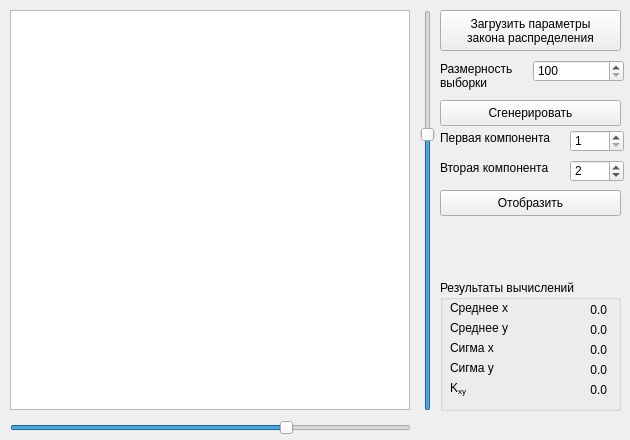
<?xml version="1.0" encoding="UTF-8"?>
<ui version="4.0">
 <class>MainWindowClass</class>
 <widget class="QMainWindow" name="MainWindowClass">
  <property name="geometry">
   <rect>
    <x>0</x>
    <y>0</y>
    <width>630</width>
    <height>440</height>
   </rect>
  </property>
  <property name="sizePolicy">
   <sizepolicy hsizetype="Expanding" vsizetype="Expanding">
    <horstretch>0</horstretch>
    <verstretch>0</verstretch>
   </sizepolicy>
  </property>
  <property name="minimumSize">
   <size>
    <width>0</width>
    <height>0</height>
   </size>
  </property>
  <property name="maximumSize">
   <size>
    <width>16777215</width>
    <height>16777215</height>
   </size>
  </property>
  <widget class="QWidget" name="centralWidget">
   <widget class="QGraphicsView" name="graphicsView">
    <property name="geometry">
     <rect>
      <x>10</x>
      <y>10</y>
      <width>400</width>
      <height>400</height>
     </rect>
    </property>
    <property name="verticalScrollBarPolicy">
     <enum>Qt::ScrollBarAlwaysOff</enum>
    </property>
    <property name="horizontalScrollBarPolicy">
     <enum>Qt::ScrollBarAlwaysOff</enum>
    </property>
   </widget>
   <widget class="QSlider" name="zoomY">
    <property name="geometry">
     <rect>
      <x>420</x>
      <y>10</y>
      <width>16</width>
      <height>401</height>
     </rect>
    </property>
    <property name="minimum">
     <number>1</number>
    </property>
    <property name="maximum">
     <number>100</number>
    </property>
    <property name="singleStep">
     <number>1</number>
    </property>
    <property name="value">
     <number>70</number>
    </property>
    <property name="orientation">
     <enum>Qt::Vertical</enum>
    </property>
   </widget>
   <widget class="QSpinBox" name="component1">
    <property name="geometry">
     <rect>
      <x>570</x>
      <y>130</y>
      <width>54</width>
      <height>22</height>
     </rect>
    </property>
    <property name="minimum">
     <number>1</number>
    </property>
    <property name="value">
     <number>1</number>
    </property>
   </widget>
   <widget class="QSpinBox" name="component2">
    <property name="geometry">
     <rect>
      <x>570</x>
      <y>160</y>
      <width>54</width>
      <height>22</height>
     </rect>
    </property>
    <property name="minimum">
     <number>1</number>
    </property>
    <property name="value">
     <number>2</number>
    </property>
   </widget>
   <widget class="QLabel" name="label">
    <property name="geometry">
     <rect>
      <x>440</x>
      <y>130</y>
      <width>121</width>
      <height>16</height>
     </rect>
    </property>
    <property name="font">
     <font>
      <pointsize>9</pointsize>
     </font>
    </property>
    <property name="text">
     <string>Первая компонента</string>
    </property>
   </widget>
   <widget class="QLabel" name="label_2">
    <property name="geometry">
     <rect>
      <x>440</x>
      <y>160</y>
      <width>121</width>
      <height>16</height>
     </rect>
    </property>
    <property name="font">
     <font>
      <pointsize>9</pointsize>
     </font>
    </property>
    <property name="text">
     <string>Вторая компонента</string>
    </property>
   </widget>
   <widget class="QPushButton" name="drawButton">
    <property name="geometry">
     <rect>
      <x>440</x>
      <y>190</y>
      <width>181</width>
      <height>26</height>
     </rect>
    </property>
    <property name="text">
     <string>Отобразить</string>
    </property>
   </widget>
   <widget class="QPushButton" name="generateButton">
    <property name="geometry">
     <rect>
      <x>440</x>
      <y>100</y>
      <width>181</width>
      <height>26</height>
     </rect>
    </property>
    <property name="text">
     <string>Сгенерировать</string>
    </property>
   </widget>
   <widget class="QPushButton" name="loadButton">
    <property name="geometry">
     <rect>
      <x>440</x>
      <y>10</y>
      <width>181</width>
      <height>41</height>
     </rect>
    </property>
    <property name="text">
     <string>Загрузить параметры
закона распределения</string>
    </property>
   </widget>
   <widget class="QSpinBox" name="selectionDimention">
    <property name="geometry">
     <rect>
      <x>533</x>
      <y>60</y>
      <width>91</width>
      <height>22</height>
     </rect>
    </property>
    <property name="minimum">
     <number>100</number>
    </property>
    <property name="maximum">
     <number>100000000</number>
    </property>
    <property name="value">
     <number>100</number>
    </property>
   </widget>
   <widget class="QLabel" name="label_3">
    <property name="geometry">
     <rect>
      <x>440</x>
      <y>60</y>
      <width>91</width>
      <height>31</height>
     </rect>
    </property>
    <property name="text">
     <string>Размерность
выборки</string>
    </property>
   </widget>
   <widget class="QGroupBox" name="groupBox">
    <property name="geometry">
     <rect>
      <x>440</x>
      <y>280</y>
      <width>181</width>
      <height>131</height>
     </rect>
    </property>
    <property name="title">
     <string>Результаты вычислений</string>
    </property>
    <widget class="QLabel" name="label_4">
     <property name="geometry">
      <rect>
       <x>10</x>
       <y>20</y>
       <width>71</width>
       <height>16</height>
      </rect>
     </property>
     <property name="text">
      <string>Среднее x</string>
     </property>
    </widget>
    <widget class="QLabel" name="label_5">
     <property name="geometry">
      <rect>
       <x>10</x>
       <y>40</y>
       <width>71</width>
       <height>16</height>
      </rect>
     </property>
     <property name="text">
      <string>Среднее y</string>
     </property>
    </widget>
    <widget class="QLabel" name="label_6">
     <property name="geometry">
      <rect>
       <x>10</x>
       <y>60</y>
       <width>57</width>
       <height>16</height>
      </rect>
     </property>
     <property name="text">
      <string>Сигма x</string>
     </property>
    </widget>
    <widget class="QLabel" name="label_7">
     <property name="geometry">
      <rect>
       <x>10</x>
       <y>80</y>
       <width>57</width>
       <height>16</height>
      </rect>
     </property>
     <property name="text">
      <string>Сигма y</string>
     </property>
    </widget>
    <widget class="QLabel" name="label_8">
     <property name="geometry">
      <rect>
       <x>10</x>
       <y>100</y>
       <width>57</width>
       <height>16</height>
      </rect>
     </property>
     <property name="text">
      <string>&lt;!DOCTYPE HTML PUBLIC &quot;-//W3C//DTD HTML 4.0//EN&quot; &quot;http://www.w3.org/TR/REC-html40/strict.dtd&quot;&gt;
&lt;html&gt;&lt;head&gt;&lt;meta name=&quot;qrichtext&quot; content=&quot;1&quot; /&gt;&lt;style type=&quot;text/css&quot;&gt;
p, li { white-space: pre-wrap; }
&lt;/style&gt;&lt;/head&gt;&lt;body style=&quot; font-family:'Sans Serif'; font-size:9pt; font-weight:400; font-style:normal;&quot;&gt;
&lt;p style=&quot; margin-top:0px; margin-bottom:0px; margin-left:0px; margin-right:0px; -qt-block-indent:0; text-indent:0px;&quot;&gt;K&lt;span style=&quot; vertical-align:sub;&quot;&gt;xy&lt;/span&gt;&lt;/p&gt;&lt;/body&gt;&lt;/html&gt;</string>
     </property>
    </widget>
    <widget class="QLabel" name="labelMiddleX">
     <property name="geometry">
      <rect>
       <x>86</x>
       <y>20</y>
       <width>81</width>
       <height>20</height>
      </rect>
     </property>
     <property name="text">
      <string>0.0</string>
     </property>
     <property name="alignment">
      <set>Qt::AlignRight|Qt::AlignTrailing|Qt::AlignVCenter</set>
     </property>
    </widget>
    <widget class="QLabel" name="labelMiddleY">
     <property name="geometry">
      <rect>
       <x>86</x>
       <y>40</y>
       <width>81</width>
       <height>20</height>
      </rect>
     </property>
     <property name="text">
      <string>0.0</string>
     </property>
     <property name="alignment">
      <set>Qt::AlignRight|Qt::AlignTrailing|Qt::AlignVCenter</set>
     </property>
    </widget>
    <widget class="QLabel" name="labelSigmaX">
     <property name="geometry">
      <rect>
       <x>86</x>
       <y>60</y>
       <width>81</width>
       <height>20</height>
      </rect>
     </property>
     <property name="text">
      <string>0.0</string>
     </property>
     <property name="alignment">
      <set>Qt::AlignRight|Qt::AlignTrailing|Qt::AlignVCenter</set>
     </property>
    </widget>
    <widget class="QLabel" name="labelSigmaY">
     <property name="geometry">
      <rect>
       <x>86</x>
       <y>80</y>
       <width>81</width>
       <height>20</height>
      </rect>
     </property>
     <property name="text">
      <string>0.0</string>
     </property>
     <property name="alignment">
      <set>Qt::AlignRight|Qt::AlignTrailing|Qt::AlignVCenter</set>
     </property>
    </widget>
    <widget class="QLabel" name="labelKxy">
     <property name="geometry">
      <rect>
       <x>86</x>
       <y>100</y>
       <width>81</width>
       <height>20</height>
      </rect>
     </property>
     <property name="text">
      <string>0.0</string>
     </property>
     <property name="alignment">
      <set>Qt::AlignRight|Qt::AlignTrailing|Qt::AlignVCenter</set>
     </property>
    </widget>
   </widget>
   <widget class="QSlider" name="zoomX">
    <property name="geometry">
     <rect>
      <x>10</x>
      <y>420</y>
      <width>401</width>
      <height>16</height>
     </rect>
    </property>
    <property name="minimum">
     <number>1</number>
    </property>
    <property name="maximum">
     <number>100</number>
    </property>
    <property name="value">
     <number>70</number>
    </property>
    <property name="orientation">
     <enum>Qt::Horizontal</enum>
    </property>
   </widget>
  </widget>
 </widget>
 <layoutdefault spacing="6" margin="11"/>
 <resources/>
 <connections/>
</ui>
